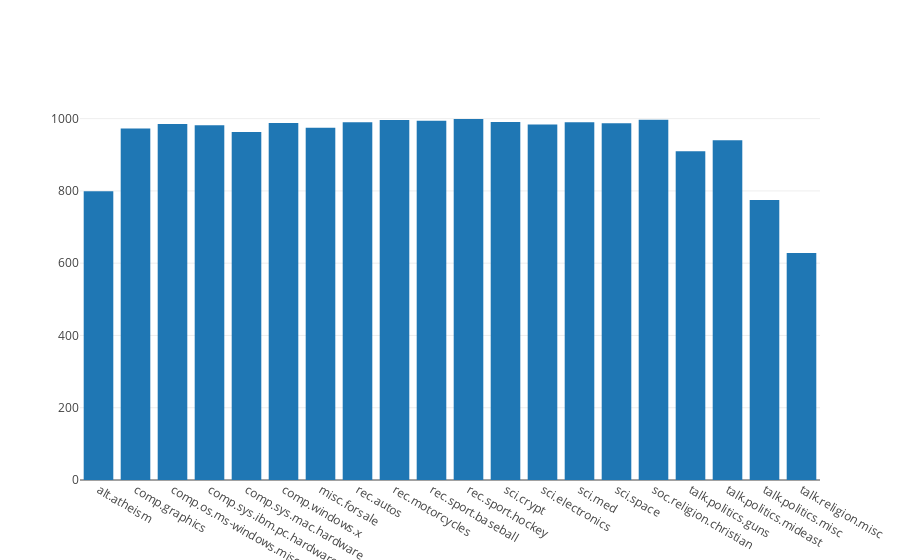

Write notebook code for a chart like this one.
### Code cell
import plotly.offline as of
from plotly.graph_objs import *
of.offline.init_notebook_mode(connected=True)

categories=['alt.atheism', 'comp.graphics', 'comp.os.ms-windows.misc', 'comp.sys.ibm.pc.hardware',
            'comp.sys.mac.hardware', 'comp.windows.x', 'misc.forsale', 'rec.autos', 'rec.motorcycles',
            'rec.sport.baseball', 'rec.sport.hockey', 'sci.crypt', 'sci.electronics', 'sci.med',
            'sci.space', 'soc.religion.christian', 'talk.politics.guns', 'talk.politics.mideast',
            'talk.politics.misc', 'talk.religion.misc']

category_numbers=[len(fetch_20newsgroups(subset='all',categories=['alt.atheism']).data),
                len(fetch_20newsgroups(subset='all',categories=['comp.graphics']).data),
                len(fetch_20newsgroups(subset='all',categories=['comp.os.ms-windows.misc']).data),
                len(fetch_20newsgroups(subset='all',categories=['comp.sys.ibm.pc.hardware']).data),
                len(fetch_20newsgroups(subset='all',categories=['comp.sys.mac.hardware']).data),
                len(fetch_20newsgroups(subset='all',categories=['comp.windows.x']).data),
                len(fetch_20newsgroups(subset='all',categories=['misc.forsale']).data),
                len(fetch_20newsgroups(subset='all',categories=['rec.autos']).data),
                len(fetch_20newsgroups(subset='all',categories=['rec.motorcycles']).data),
                len(fetch_20newsgroups(subset='all',categories=['rec.sport.baseball']).data),
                len(fetch_20newsgroups(subset='all',categories=['rec.sport.hockey']).data),
                len(fetch_20newsgroups(subset='all',categories=['sci.crypt']).data),
                len(fetch_20newsgroups(subset='all',categories=['sci.electronics']).data),
                len(fetch_20newsgroups(subset='all',categories=['sci.med']).data),
                len(fetch_20newsgroups(subset='all',categories=['sci.space']).data),
                len(fetch_20newsgroups(subset='all',categories=['soc.religion.christian']).data),
                len(fetch_20newsgroups(subset='all',categories=['talk.politics.guns']).data),
                len(fetch_20newsgroups(subset='all',categories=['talk.politics.mideast']).data),
                len(fetch_20newsgroups(subset='all',categories=['talk.politics.misc']).data),
                len(fetch_20newsgroups(subset='all',categories=['talk.religion.misc']).data)]

data = [Bar(x=categories,
            y=category_numbers)]

of.iplot(data)

### Figure 1 — Plotly figure (JSON) as saved in the notebook; plotly's stock layout.template omitted (floating-point values rounded to 4 significant figures)
{"data": [{"type": "bar", "x": ["alt.atheism", "comp.graphics", "comp.os.ms-windows.misc", "comp.sys.ibm.pc.hardware", "comp.sys.mac.hardware", "comp.windows.x", "misc.forsale", "rec.autos", "rec.motorcycles", "rec.sport.baseball", "rec.sport.hockey", "sci.crypt", "sci.electronics", "sci.med", "sci.space", "soc.religion.christian", "talk.politics.guns", "talk.politics.mideast", "talk.politics.misc", "talk.religion.misc"], "y": [799, 973, 985, 982, 963, 988, 975, 990, 996, 994, 999, 991, 984, 990, 987, 997, 910, 940, 775, 628]}], "layout": {}}
